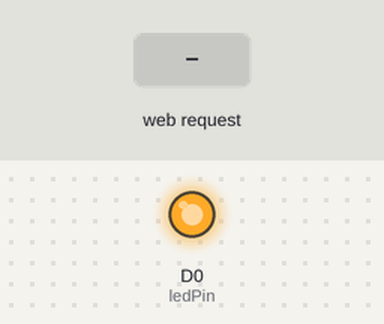
Simulated run of this sketch. Board: ESP8266 (NodeMCU). On the bench: output pins drawn as LEDs (lit = HIGH). Inputs (shaded band) come from the test bench. WiFi joins after 1.5 s; servers stay silent unless stated; what the sketch prints to the serial monitor is not drawn.

Above: at 2.7 s.
2.8 s: HTTP request GET /off received
At 4.0 s:
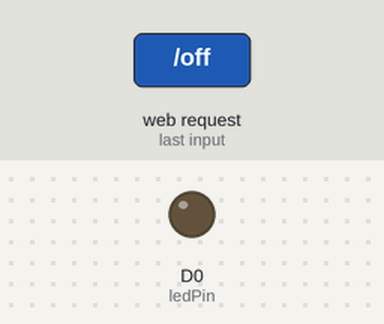
4.3 s: HTTP request GET /on received
At 5.3 s:
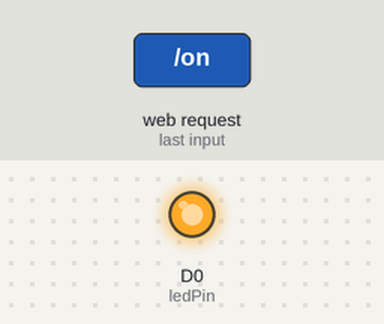
Timing chart, 0 to 7.3 s (numbered marks = the images above; inputs shaded):
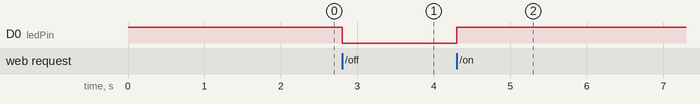

Measured:
- after the input at 2.8 s, D0 (ledPin): HIGH → LOW at once
- after the input at 4.3 s, D0 (ledPin): LOW → HIGH at once

The sketch:

NodeMCUCode.ino
```cpp
#include <ESP8266WiFi.h>
#include <ESP8266WebServer.h>
const char* ssid = "vivo y56";
const char* password = "02727928";
ESP8266WebServer server(80);
int ledPin = D0;   // GPIO5
void handleRoot() {
  String html = "<html><head><title>NodeMCU LED Control</title></head>";
  html += "<body style='text-align:center; font-family:Sans-serif;'>";
  html += "<h1>LED Control using NodeMCU</h1>";
  html += "<a href='/on'><button style='padding:20px; background-color: lightgreen; border-radius: 20% '>LED ON</button></a><br><br>";
  html += "<a href='/off'><button style='padding:20px; background-color: lightgreen; border-radius: 20% '>LED OFF</button></a>";
  html += "</body></html>";
  server.send(200, "text/html", html);
}
void ledOn() {
  digitalWrite(ledPin, HIGH);   // LED ON (active LOW)
  server.sendHeader("Location", "/");
  server.send(303);
}
void ledOff() {
  digitalWrite(ledPin, LOW);  // LED OFF
  server.sendHeader("Location", "/");
  server.send(303);
}
void setup() {
  Serial.begin(9600);
  pinMode(ledPin, OUTPUT);
  digitalWrite(ledPin, HIGH);

  WiFi.begin(ssid, password);
  Serial.print("Connecting");
  while (WiFi.status() != WL_CONNECTED) {
    delay(500);
    Serial.print(".");
  }

  Serial.println("\nConnected!");
  Serial.print("IP Address: ");
  Serial.println(WiFi.localIP());

  server.on("/", handleRoot);
  server.on("/on", ledOn);
  server.on("/off", ledOff);

  server.begin();
}

void loop() {
  server.handleClient();
}
```
